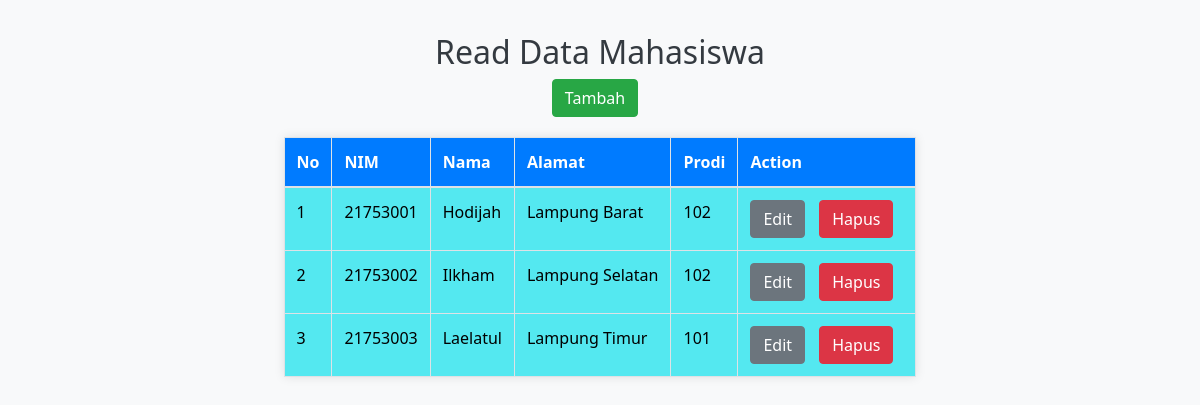
The app's page /crud_mahasiswa.php with its own data.
### tables this page shows
CREATE TABLE `mahasiswa` (
  `nim` int(11) NOT NULL,
  `nama` varchar(50) DEFAULT NULL,
  `alamat` varchar(100) DEFAULT NULL,
  `kode_prodi` int(11) DEFAULT NULL
);

### crud_mahasiswa.php (the view, shortened to what this page needs)
<?php
include 'koneksi.php';
?>
<!DOCTYPE html>
<html lang="en">
<head>
    <link rel="stylesheet" href="https://stackpath.bootstrapcdn.com/bootstrap/4.5.2/css/bootstrap.min.css">
    <link rel="stylesheet" href="css.css">
</head>
<body>
    <h2>Read Data Mahasiswa</h2>
<center>
    <a class="btn btn-success" href="crud_mahasiswa.php?a=input">Tambah</a></center>
    <div>
    <table class="table table-hover">
					<thead>
						<tr>
							<th><b>No</b></th>
							<th><b>NIM</b></th>
							<th><b>Nama</b></th>
							<th><b>Alamat</b></th>
							<th><b>Prodi</b></th>
							<th><b>Action</b></th>
						</tr>
					</thead>
				    <tbody>
                    <?php
                        $query = "SELECT * FROM mahasiswa";
                        $exec  = mysqli_query($conn,$query);
                        if ($exec) {
                        $count = mysqli_num_rows($exec);
                        if ($count > 0) {
                        $no = 0;
                        while ($rows = mysqli_fetch_array($exec)) {
                        ?>
                        <tr>
                            <td><?php echo ++$no; ?></td>
                            <td><?php echo $rows['nim'] ?></td>
                            <td><?php echo $rows['nama'] ?></td>
                            <td><?php echo $rows['alamat'] ?></td>
                            <td><?php echo $rows['kode_prodi'] ?></td>
                            <td>
                                <a href="edit_mahasiswa.php?id=<?php echo $rows['nim'] ?>" class="btn btn-secondary" >Edit</i></a>
                                <a href="hapus_mahasiswa.php?id=<?php echo $rows['nim'] ?>" class="btn btn-danger">Hapus</i></a>
                            </td>
                        </tr>
				    	<?php
				    				}
				    			}else{
				    	?>
				    			<tr>
									<td colspan="6" align="center"><h4><b>Kosong</b></h4></td>
								</tr>
				    	<?php
				    			}
				    		}else{
				    			echo mysqli_error($conn);
				    		}
				    	?>
				    </tbody>
				</table>
            </div>

### css.css (style rules this page uses)
body { font-family: 'Segoe UI', Tahoma, Geneva, Verdana, sans-serif; background-color: #f8f9fa; margin: 0; padding: 0; display: flex; flex-direction: column; align-items: center; min-height: 100vh; }
h2, h3 { color: #343a40; text-align: center; }
table { width: 80%; border-collapse: collapse; margin: 20px auto; box-shadow: 0 0 10px rgba(0, 0, 0, 0.1); background-color: #fff; }
table, th, td { border: 1px solid #dee2e6; }
th, td { padding: 15px; text-align: left; }
td { background-color: #54e8f0; color: black; }
th { background-color: #007bff; color: #fff; }
.btn { margin-right: 10px; }
a.btn { text-decoration: none; color: #fff; }

### records on screen
mahasiswa: nim "21753001", nama "Hodijah", alamat "Lampung Barat", kode_prodi "102"
mahasiswa: nim "21753002", nama "Ilkham", alamat "Lampung Selatan", kode_prodi "102"
mahasiswa: nim "21753003", nama "Laelatul", alamat "Lampung Timur", kode_prodi "101"
